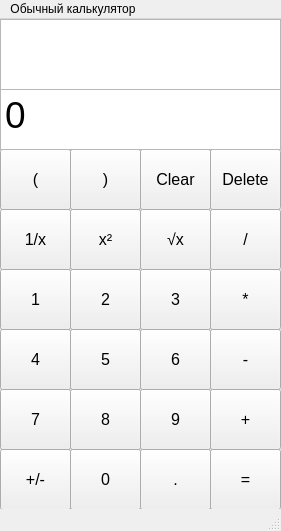
<?xml version="1.0" encoding="UTF-8"?>
<ui version="4.0">
 <class>UsualCalculatorWidget</class>
 <widget class="QMainWindow" name="UsualCalculatorWidget">
  <property name="windowModality">
   <enum>Qt::WindowModal</enum>
  </property>
  <property name="geometry">
   <rect>
    <x>0</x>
    <y>0</y>
    <width>281</width>
    <height>531</height>
   </rect>
  </property>
  <property name="windowTitle">
   <string>Обычный калькулятор</string>
  </property>
  <widget class="QWidget" name="centralwidget">
   <widget class="QPushButton" name="NegativeButton">
    <property name="geometry">
     <rect>
      <x>0</x>
      <y>430</y>
      <width>71</width>
      <height>61</height>
     </rect>
    </property>
    <property name="font">
     <font>
      <pointsize>12</pointsize>
     </font>
    </property>
    <property name="text">
     <string>+/-</string>
    </property>
   </widget>
   <widget class="QPushButton" name="ZeroButton">
    <property name="geometry">
     <rect>
      <x>70</x>
      <y>430</y>
      <width>71</width>
      <height>61</height>
     </rect>
    </property>
    <property name="font">
     <font>
      <pointsize>12</pointsize>
     </font>
    </property>
    <property name="text">
     <string>0</string>
    </property>
   </widget>
   <widget class="QPushButton" name="DotButton">
    <property name="geometry">
     <rect>
      <x>140</x>
      <y>430</y>
      <width>71</width>
      <height>61</height>
     </rect>
    </property>
    <property name="font">
     <font>
      <pointsize>12</pointsize>
     </font>
    </property>
    <property name="text">
     <string>.</string>
    </property>
   </widget>
   <widget class="QPushButton" name="EqualsButton">
    <property name="geometry">
     <rect>
      <x>210</x>
      <y>430</y>
      <width>71</width>
      <height>61</height>
     </rect>
    </property>
    <property name="font">
     <font>
      <pointsize>12</pointsize>
     </font>
    </property>
    <property name="text">
     <string>=</string>
    </property>
   </widget>
   <widget class="QPushButton" name="SevenButton">
    <property name="geometry">
     <rect>
      <x>0</x>
      <y>370</y>
      <width>71</width>
      <height>61</height>
     </rect>
    </property>
    <property name="font">
     <font>
      <pointsize>12</pointsize>
     </font>
    </property>
    <property name="text">
     <string>7</string>
    </property>
   </widget>
   <widget class="QPushButton" name="FourButton">
    <property name="geometry">
     <rect>
      <x>0</x>
      <y>310</y>
      <width>71</width>
      <height>61</height>
     </rect>
    </property>
    <property name="font">
     <font>
      <pointsize>12</pointsize>
     </font>
    </property>
    <property name="text">
     <string>4</string>
    </property>
   </widget>
   <widget class="QPushButton" name="OneButton">
    <property name="geometry">
     <rect>
      <x>0</x>
      <y>250</y>
      <width>71</width>
      <height>61</height>
     </rect>
    </property>
    <property name="font">
     <font>
      <pointsize>12</pointsize>
     </font>
    </property>
    <property name="text">
     <string>1</string>
    </property>
   </widget>
   <widget class="QPushButton" name="InverseButton">
    <property name="geometry">
     <rect>
      <x>0</x>
      <y>190</y>
      <width>71</width>
      <height>61</height>
     </rect>
    </property>
    <property name="font">
     <font>
      <pointsize>12</pointsize>
     </font>
    </property>
    <property name="text">
     <string>1/x</string>
    </property>
   </widget>
   <widget class="QPushButton" name="LeftBracketButton">
    <property name="geometry">
     <rect>
      <x>0</x>
      <y>130</y>
      <width>71</width>
      <height>61</height>
     </rect>
    </property>
    <property name="font">
     <font>
      <pointsize>12</pointsize>
     </font>
    </property>
    <property name="text">
     <string>(</string>
    </property>
   </widget>
   <widget class="QPushButton" name="EightButton">
    <property name="geometry">
     <rect>
      <x>70</x>
      <y>370</y>
      <width>71</width>
      <height>61</height>
     </rect>
    </property>
    <property name="font">
     <font>
      <pointsize>12</pointsize>
     </font>
    </property>
    <property name="text">
     <string>8</string>
    </property>
   </widget>
   <widget class="QPushButton" name="FiveButton">
    <property name="geometry">
     <rect>
      <x>70</x>
      <y>310</y>
      <width>71</width>
      <height>61</height>
     </rect>
    </property>
    <property name="font">
     <font>
      <pointsize>12</pointsize>
     </font>
    </property>
    <property name="text">
     <string>5</string>
    </property>
   </widget>
   <widget class="QPushButton" name="TwoButton">
    <property name="geometry">
     <rect>
      <x>70</x>
      <y>250</y>
      <width>71</width>
      <height>61</height>
     </rect>
    </property>
    <property name="font">
     <font>
      <pointsize>12</pointsize>
     </font>
    </property>
    <property name="text">
     <string>2</string>
    </property>
   </widget>
   <widget class="QPushButton" name="SecondDegreeButton">
    <property name="geometry">
     <rect>
      <x>70</x>
      <y>190</y>
      <width>71</width>
      <height>61</height>
     </rect>
    </property>
    <property name="font">
     <font>
      <pointsize>12</pointsize>
     </font>
    </property>
    <property name="text">
     <string>x²</string>
    </property>
   </widget>
   <widget class="QPushButton" name="RightBracketButton">
    <property name="geometry">
     <rect>
      <x>70</x>
      <y>130</y>
      <width>71</width>
      <height>61</height>
     </rect>
    </property>
    <property name="font">
     <font>
      <pointsize>12</pointsize>
     </font>
    </property>
    <property name="text">
     <string>)</string>
    </property>
   </widget>
   <widget class="QPushButton" name="ClearAllButton">
    <property name="geometry">
     <rect>
      <x>140</x>
      <y>130</y>
      <width>71</width>
      <height>61</height>
     </rect>
    </property>
    <property name="font">
     <font>
      <pointsize>12</pointsize>
     </font>
    </property>
    <property name="text">
     <string>Clear</string>
    </property>
   </widget>
   <widget class="QPushButton" name="SquareRootButton">
    <property name="geometry">
     <rect>
      <x>140</x>
      <y>190</y>
      <width>71</width>
      <height>61</height>
     </rect>
    </property>
    <property name="font">
     <font>
      <pointsize>12</pointsize>
     </font>
    </property>
    <property name="text">
     <string>√x</string>
    </property>
   </widget>
   <widget class="QPushButton" name="ThreeButton">
    <property name="geometry">
     <rect>
      <x>140</x>
      <y>250</y>
      <width>71</width>
      <height>61</height>
     </rect>
    </property>
    <property name="font">
     <font>
      <pointsize>12</pointsize>
     </font>
    </property>
    <property name="text">
     <string>3</string>
    </property>
   </widget>
   <widget class="QPushButton" name="SixButton">
    <property name="geometry">
     <rect>
      <x>140</x>
      <y>310</y>
      <width>71</width>
      <height>61</height>
     </rect>
    </property>
    <property name="font">
     <font>
      <pointsize>12</pointsize>
     </font>
    </property>
    <property name="text">
     <string>6</string>
    </property>
   </widget>
   <widget class="QPushButton" name="NineButton">
    <property name="geometry">
     <rect>
      <x>140</x>
      <y>370</y>
      <width>71</width>
      <height>61</height>
     </rect>
    </property>
    <property name="font">
     <font>
      <pointsize>12</pointsize>
     </font>
    </property>
    <property name="text">
     <string>9</string>
    </property>
   </widget>
   <widget class="QPushButton" name="PlusButton">
    <property name="geometry">
     <rect>
      <x>210</x>
      <y>370</y>
      <width>71</width>
      <height>61</height>
     </rect>
    </property>
    <property name="font">
     <font>
      <pointsize>12</pointsize>
     </font>
    </property>
    <property name="text">
     <string>+</string>
    </property>
   </widget>
   <widget class="QPushButton" name="MinusButton">
    <property name="geometry">
     <rect>
      <x>210</x>
      <y>310</y>
      <width>71</width>
      <height>61</height>
     </rect>
    </property>
    <property name="font">
     <font>
      <pointsize>12</pointsize>
     </font>
    </property>
    <property name="text">
     <string>-</string>
    </property>
   </widget>
   <widget class="QPushButton" name="MultiplicationButton">
    <property name="geometry">
     <rect>
      <x>210</x>
      <y>250</y>
      <width>71</width>
      <height>61</height>
     </rect>
    </property>
    <property name="font">
     <font>
      <pointsize>12</pointsize>
     </font>
    </property>
    <property name="text">
     <string>*</string>
    </property>
   </widget>
   <widget class="QPushButton" name="DivisionButton">
    <property name="geometry">
     <rect>
      <x>210</x>
      <y>190</y>
      <width>71</width>
      <height>61</height>
     </rect>
    </property>
    <property name="font">
     <font>
      <pointsize>12</pointsize>
     </font>
    </property>
    <property name="text">
     <string>/</string>
    </property>
   </widget>
   <widget class="QPushButton" name="DeleteButton">
    <property name="geometry">
     <rect>
      <x>210</x>
      <y>130</y>
      <width>71</width>
      <height>61</height>
     </rect>
    </property>
    <property name="font">
     <font>
      <pointsize>12</pointsize>
     </font>
    </property>
    <property name="text">
     <string>Delete</string>
    </property>
   </widget>
   <widget class="QTextEdit" name="ExpressionLabel">
    <property name="geometry">
     <rect>
      <x>0</x>
      <y>70</y>
      <width>281</width>
      <height>61</height>
     </rect>
    </property>
    <property name="font">
     <font>
      <pointsize>28</pointsize>
     </font>
    </property>
    <property name="html">
     <string>&lt;!DOCTYPE HTML PUBLIC &quot;-//W3C//DTD HTML 4.0//EN&quot; &quot;http://www.w3.org/TR/REC-html40/strict.dtd&quot;&gt;
&lt;html&gt;&lt;head&gt;&lt;meta name=&quot;qrichtext&quot; content=&quot;1&quot; /&gt;&lt;style type=&quot;text/css&quot;&gt;
p, li { white-space: pre-wrap; }
&lt;/style&gt;&lt;/head&gt;&lt;body style=&quot; font-family:'MS Shell Dlg 2'; font-size:28pt; font-weight:400; font-style:normal;&quot;&gt;
&lt;p style=&quot; margin-top:0px; margin-bottom:0px; margin-left:0px; margin-right:0px; -qt-block-indent:0; text-indent:0px;&quot;&gt;0&lt;/p&gt;&lt;/body&gt;&lt;/html&gt;</string>
    </property>
   </widget>
   <widget class="QTextBrowser" name="ResultLabel">
    <property name="geometry">
     <rect>
      <x>0</x>
      <y>0</y>
      <width>281</width>
      <height>71</height>
     </rect>
    </property>
    <property name="font">
     <font>
      <pointsize>28</pointsize>
     </font>
    </property>
   </widget>
  </widget>
  <widget class="QStatusBar" name="statusbar"/>
  <widget class="QMenuBar" name="menubar">
   <property name="geometry">
    <rect>
     <x>0</x>
     <y>0</y>
     <width>281</width>
     <height>21</height>
    </rect>
   </property>
   <widget class="QMenu" name="menu">
    <property name="title">
     <string>Обычный калькулятор</string>
    </property>
    <addaction name="separator"/>
    <addaction name="action"/>
    <addaction name="separator"/>
    <addaction name="action_3"/>
    <addaction name="separator"/>
    <addaction name="action_2"/>
    <addaction name="separator"/>
   </widget>
   <addaction name="menu"/>
  </widget>
  <action name="action">
   <property name="text">
    <string>Инженерный калькулятор</string>
   </property>
  </action>
  <action name="action_2">
   <property name="text">
    <string>Построение графиков</string>
   </property>
  </action>
  <action name="action_3">
   <property name="text">
    <string>Физические величины</string>
   </property>
  </action>
 </widget>
 <resources/>
 <connections/>
</ui>
